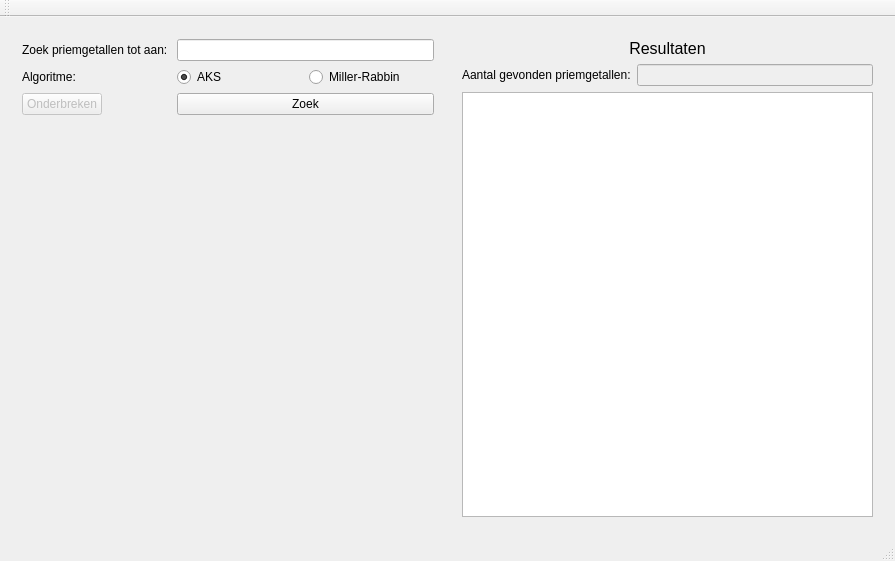
<?xml version="1.0" encoding="UTF-8"?>
<ui version="4.0">
 <class>MainWindow</class>
 <widget class="QMainWindow" name="MainWindow">
  <property name="geometry">
   <rect>
    <x>0</x>
    <y>0</y>
    <width>895</width>
    <height>561</height>
   </rect>
  </property>
  <property name="windowTitle">
   <string>RBDWindow</string>
  </property>
  <widget class="QWidget" name="centralWidget">
   <layout class="QHBoxLayout" name="mainLayout">
    <item>
     <widget class="QWidget" name="widget_2" native="true">
      <layout class="QFormLayout" name="formLayout_2">
       <item row="0" column="0">
        <widget class="QLabel" name="label_2">
         <property name="text">
          <string>Zoek priemgetallen tot aan: </string>
         </property>
        </widget>
       </item>
       <item row="0" column="1">
        <widget class="QLineEdit" name="tleLimit">
         <property name="enabled">
          <bool>true</bool>
         </property>
        </widget>
       </item>
       <item row="2" column="1">
        <widget class="QPushButton" name="searchButton">
         <property name="text">
          <string>Zoek</string>
         </property>
        </widget>
       </item>
       <item row="2" column="0">
        <widget class="QPushButton" name="interruptButton">
         <property name="enabled">
          <bool>false</bool>
         </property>
         <property name="text">
          <string>Onderbreken</string>
         </property>
        </widget>
       </item>
       <item row="1" column="0">
        <widget class="QLabel" name="label_3">
         <property name="text">
          <string>Algoritme: </string>
         </property>
        </widget>
       </item>
       <item row="1" column="1">
        <layout class="QHBoxLayout" name="horizontalLayout">
         <item>
          <widget class="QRadioButton" name="rbAKS">
           <property name="text">
            <string>AKS</string>
           </property>
           <property name="checked">
            <bool>true</bool>
           </property>
          </widget>
         </item>
         <item>
          <widget class="QRadioButton" name="rbMR">
           <property name="text">
            <string>Miller-Rabbin</string>
           </property>
          </widget>
         </item>
        </layout>
       </item>
      </layout>
     </widget>
    </item>
    <item>
     <widget class="QWidget" name="widget" native="true">
      <layout class="QVBoxLayout" name="verticalLayout">
       <item>
        <widget class="QLabel" name="label">
         <property name="font">
          <font>
           <pointsize>12</pointsize>
          </font>
         </property>
         <property name="text">
          <string>Resultaten</string>
         </property>
         <property name="alignment">
          <set>Qt::AlignCenter</set>
         </property>
        </widget>
       </item>
       <item>
        <layout class="QFormLayout" name="formLayout">
         <item row="0" column="0">
          <widget class="QLabel" name="label_4">
           <property name="text">
            <string>Aantal gevonden priemgetallen:</string>
           </property>
          </widget>
         </item>
         <item row="0" column="1">
          <widget class="QLineEdit" name="tleResultCount">
           <property name="enabled">
            <bool>false</bool>
           </property>
          </widget>
         </item>
        </layout>
       </item>
       <item>
        <widget class="QListWidget" name="listResults">
         <property name="enabled">
          <bool>true</bool>
         </property>
        </widget>
       </item>
      </layout>
     </widget>
    </item>
   </layout>
  </widget>
  <widget class="QMenuBar" name="menuBar">
   <property name="geometry">
    <rect>
     <x>0</x>
     <y>0</y>
     <width>895</width>
     <height>19</height>
    </rect>
   </property>
  </widget>
  <widget class="QToolBar" name="mainToolBar">
   <attribute name="toolBarArea">
    <enum>TopToolBarArea</enum>
   </attribute>
   <attribute name="toolBarBreak">
    <bool>false</bool>
   </attribute>
  </widget>
  <widget class="QStatusBar" name="statusBar"/>
 </widget>
 <layoutdefault spacing="6" margin="11"/>
 <resources/>
 <connections/>
</ui>
